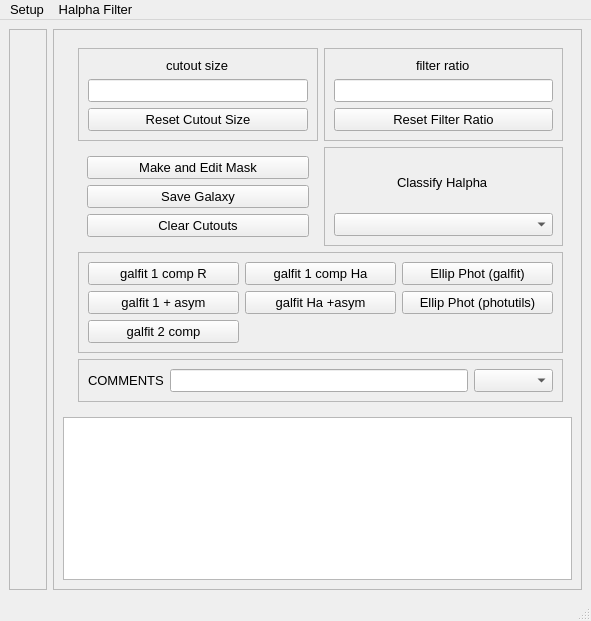
<?xml version="1.0" encoding="UTF-8"?>
<ui version="4.0">
 <class>MainWindow</class>
 <widget class="QMainWindow" name="MainWindow">
  <property name="geometry">
   <rect>
    <x>0</x>
    <y>0</y>
    <width>591</width>
    <height>621</height>
   </rect>
  </property>
  <property name="font">
   <font>
    <pointsize>10</pointsize>
   </font>
  </property>
  <property name="windowTitle">
   <string>Halpha Console</string>
  </property>
  <widget class="QWidget" name="centralwidget">
   <layout class="QHBoxLayout" name="horizontalLayout">
    <item>
     <widget class="QFrame" name="cutoutFrame">
      <property name="frameShape">
       <enum>QFrame::StyledPanel</enum>
      </property>
      <property name="frameShadow">
       <enum>QFrame::Raised</enum>
      </property>
      <layout class="QGridLayout" name="gridLayout_2">
       <item row="0" column="0">
        <widget class="QWidget" name="cutouts" native="true">
         <property name="minimumSize">
          <size>
           <width>0</width>
           <height>172</height>
          </size>
         </property>
         <layout class="QGridLayout" name="cutoutsLayout"/>
        </widget>
       </item>
      </layout>
     </widget>
    </item>
    <item>
     <widget class="QFrame" name="rightFrame">
      <property name="frameShape">
       <enum>QFrame::StyledPanel</enum>
      </property>
      <property name="frameShadow">
       <enum>QFrame::Raised</enum>
      </property>
      <layout class="QGridLayout" name="gridLayout">
       <item row="1" column="0" colspan="2">
        <widget class="QTableWidget" name="tableWidget"/>
       </item>
       <item row="0" column="1">
        <widget class="QWidget" name="rightButtons" native="true">
         <layout class="QGridLayout" name="gridLayout_4">
          <item row="0" column="1">
           <widget class="QFrame" name="frame">
            <property name="frameShape">
             <enum>QFrame::StyledPanel</enum>
            </property>
            <property name="frameShadow">
             <enum>QFrame::Raised</enum>
            </property>
            <layout class="QVBoxLayout" name="verticalLayout_2">
             <item alignment="Qt::AlignHCenter">
              <widget class="QLabel" name="ratioSliderLabel">
               <property name="text">
                <string>filter ratio</string>
               </property>
              </widget>
             </item>
             <item>
              <widget class="QLineEdit" name="filterRatioLineEdit"/>
             </item>
             <item>
              <widget class="QPushButton" name="resetRatioButton">
               <property name="text">
                <string>Reset Filter Ratio</string>
               </property>
              </widget>
             </item>
            </layout>
           </widget>
          </item>
          <item row="0" column="0">
           <widget class="QFrame" name="frame_2">
            <property name="frameShape">
             <enum>QFrame::StyledPanel</enum>
            </property>
            <property name="frameShadow">
             <enum>QFrame::Raised</enum>
            </property>
            <layout class="QVBoxLayout" name="verticalLayout">
             <item alignment="Qt::AlignHCenter">
              <widget class="QLabel" name="cutoutSliderLabel">
               <property name="text">
                <string>cutout size</string>
               </property>
              </widget>
             </item>
             <item>
              <widget class="QLineEdit" name="cutoutSizeLineEdit"/>
             </item>
             <item>
              <widget class="QPushButton" name="resetSizeButton">
               <property name="text">
                <string>Reset Cutout Size</string>
               </property>
              </widget>
             </item>
            </layout>
           </widget>
          </item>
          <item row="1" column="0">
           <widget class="QWidget" name="widget_2" native="true">
            <layout class="QVBoxLayout" name="verticalLayout_3">
             <item>
              <widget class="QPushButton" name="makeMaskButton">
               <property name="text">
                <string>Make and Edit Mask</string>
               </property>
              </widget>
             </item>
             <item>
              <widget class="QPushButton" name="saveButton">
               <property name="text">
                <string>Save Galaxy</string>
               </property>
              </widget>
             </item>
             <item>
              <widget class="QPushButton" name="clearCutoutsButton">
               <property name="text">
                <string>Clear Cutouts</string>
               </property>
              </widget>
             </item>
            </layout>
           </widget>
          </item>
          <item row="1" column="1">
           <widget class="QFrame" name="frame_5">
            <property name="frameShape">
             <enum>QFrame::StyledPanel</enum>
            </property>
            <property name="frameShadow">
             <enum>QFrame::Raised</enum>
            </property>
            <layout class="QVBoxLayout" name="verticalLayout_6">
             <item alignment="Qt::AlignHCenter">
              <widget class="QLabel" name="label_2">
               <property name="text">
                <string>Classify Halpha</string>
               </property>
              </widget>
             </item>
             <item>
              <widget class="QComboBox" name="haTypeComboBox">
               <property name="toolTip">
                <string>HalphaType</string>
               </property>
               <property name="autoFillBackground">
                <bool>false</bool>
               </property>
               <property name="currentText">
                <string extracomment="Halpha Type"/>
               </property>
              </widget>
             </item>
            </layout>
           </widget>
          </item>
          <item row="6" column="0" colspan="2">
           <widget class="QFrame" name="frame_6">
            <property name="frameShape">
             <enum>QFrame::StyledPanel</enum>
            </property>
            <property name="frameShadow">
             <enum>QFrame::Raised</enum>
            </property>
            <layout class="QHBoxLayout" name="horizontalLayout_3">
             <item>
              <widget class="QLabel" name="label_3">
               <property name="text">
                <string>COMMENTS</string>
               </property>
              </widget>
             </item>
             <item>
              <widget class="QLineEdit" name="commentLineEdit"/>
             </item>
             <item>
              <widget class="QComboBox" name="commentComboBox"/>
             </item>
            </layout>
           </widget>
          </item>
          <item row="2" column="0" colspan="2">
           <widget class="QFrame" name="frame_4">
            <property name="frameShape">
             <enum>QFrame::StyledPanel</enum>
            </property>
            <property name="frameShadow">
             <enum>QFrame::Raised</enum>
            </property>
            <layout class="QGridLayout" name="gridLayout_3">
             <item row="1" column="0">
              <widget class="QPushButton" name="galfitAsymButton">
               <property name="text">
                <string>galfit 1 + asym</string>
               </property>
              </widget>
             </item>
             <item row="0" column="0">
              <widget class="QPushButton" name="galfitButton">
               <property name="text">
                <string>galfit 1 comp R</string>
               </property>
              </widget>
             </item>
             <item row="0" column="1">
              <widget class="QPushButton" name="galfitHaButton">
               <property name="text">
                <string>galfit 1 comp Ha</string>
               </property>
              </widget>
             </item>
             <item row="2" column="0">
              <widget class="QPushButton" name="galfit2Button">
               <property name="text">
                <string>galfit 2 comp</string>
               </property>
              </widget>
             </item>
             <item row="1" column="1">
              <widget class="QPushButton" name="galfitHaAsymButton">
               <property name="text">
                <string>galfit Ha +asym</string>
               </property>
              </widget>
             </item>
             <item row="0" column="2">
              <widget class="QPushButton" name="fitEllipseGalfitButton">
               <property name="text">
                <string>Ellip Phot (galfit)</string>
               </property>
              </widget>
             </item>
             <item row="1" column="2">
              <widget class="QPushButton" name="fitEllipsePhotutilsButton">
               <property name="text">
                <string>Ellip Phot (photutils)</string>
               </property>
              </widget>
             </item>
            </layout>
           </widget>
          </item>
         </layout>
        </widget>
       </item>
      </layout>
     </widget>
    </item>
   </layout>
  </widget>
  <widget class="QStatusBar" name="statusbar"/>
  <widget class="QMenuBar" name="menubar">
   <property name="geometry">
    <rect>
     <x>0</x>
     <y>0</y>
     <width>591</width>
     <height>20</height>
    </rect>
   </property>
   <widget class="QMenu" name="menuSetup">
    <property name="title">
     <string>Setup</string>
    </property>
    <addaction name="actionR_coadd"/>
    <addaction name="actionHa_coadd_2"/>
    <addaction name="actionNSA_catalog_path"/>
    <addaction name="actionAGC_catalog_path"/>
    <addaction name="separator"/>
    <addaction name="actionQuit_2"/>
   </widget>
   <widget class="QMenu" name="menuHalpha_Filter">
    <property name="title">
     <string>Halpha Filter</string>
    </property>
    <addaction name="actionhalpha4"/>
    <addaction name="actionhalpha8"/>
    <addaction name="actionhalpha12"/>
    <addaction name="actionhalpha16"/>
    <addaction name="actioninthalpha"/>
    <addaction name="actionintha6657"/>
   </widget>
   <addaction name="menuSetup"/>
   <addaction name="menuHalpha_Filter"/>
  </widget>
  <action name="action_rcoadd">
   <property name="text">
    <string>R-band coadd</string>
   </property>
  </action>
  <action name="action_hacoadd">
   <property name="text">
    <string>Halpha coadd</string>
   </property>
  </action>
  <action name="actionQuit">
   <property name="text">
    <string>Quit</string>
   </property>
  </action>
  <action name="actionsave">
   <property name="text">
    <string>save</string>
   </property>
  </action>
  <action name="action_nsapath">
   <property name="text">
    <string>set_path</string>
   </property>
  </action>
  <action name="actionha4">
   <property name="text">
    <string>ha4</string>
   </property>
  </action>
  <action name="actionha8">
   <property name="text">
    <string>ha8</string>
   </property>
  </action>
  <action name="actionha12">
   <property name="text">
    <string>ha12</string>
   </property>
  </action>
  <action name="actionha16">
   <property name="text">
    <string>ha16</string>
   </property>
  </action>
  <action name="actionR_coadd">
   <property name="checkable">
    <bool>false</bool>
   </property>
   <property name="text">
    <string>R coadd path</string>
   </property>
   <property name="statusTip">
    <string>full path of R-band coadded image</string>
   </property>
  </action>
  <action name="actionHa_coadd">
   <property name="text">
    <string>Ha coadd path</string>
   </property>
   <property name="whatsThis">
    <string>full path to Halpha coadd image</string>
   </property>
  </action>
  <action name="actionHa_coadd_2">
   <property name="text">
    <string>Ha coadd path</string>
   </property>
   <property name="statusTip">
    <string>select Halpha coadded image</string>
   </property>
  </action>
  <action name="actionNSA_catalog_path">
   <property name="text">
    <string>NSA catalog path</string>
   </property>
  </action>
  <action name="actionQuit_2">
   <property name="text">
    <string>Quit</string>
   </property>
  </action>
  <action name="actionhalpha4">
   <property name="checkable">
    <bool>true</bool>
   </property>
   <property name="text">
    <string>halpha4</string>
   </property>
  </action>
  <action name="actionhalpha8">
   <property name="checkable">
    <bool>true</bool>
   </property>
   <property name="text">
    <string>halpha8</string>
   </property>
  </action>
  <action name="actionhalpha12">
   <property name="checkable">
    <bool>true</bool>
   </property>
   <property name="text">
    <string>halpha12</string>
   </property>
  </action>
  <action name="actionhalpha16">
   <property name="checkable">
    <bool>true</bool>
   </property>
   <property name="text">
    <string>halpha16</string>
   </property>
  </action>
  <action name="actionAGC_catalog_path">
   <property name="text">
    <string>AGC catalog path</string>
   </property>
  </action>
  <action name="actioninthalpha">
   <property name="checkable">
    <bool>true</bool>
   </property>
   <property name="text">
    <string>int-halpha</string>
   </property>
  </action>
  <action name="actionintha6657">
   <property name="checkable">
    <bool>true</bool>
   </property>
   <property name="text">
    <string>int-ha6657</string>
   </property>
  </action>
 </widget>
 <resources/>
 <connections/>
</ui>
